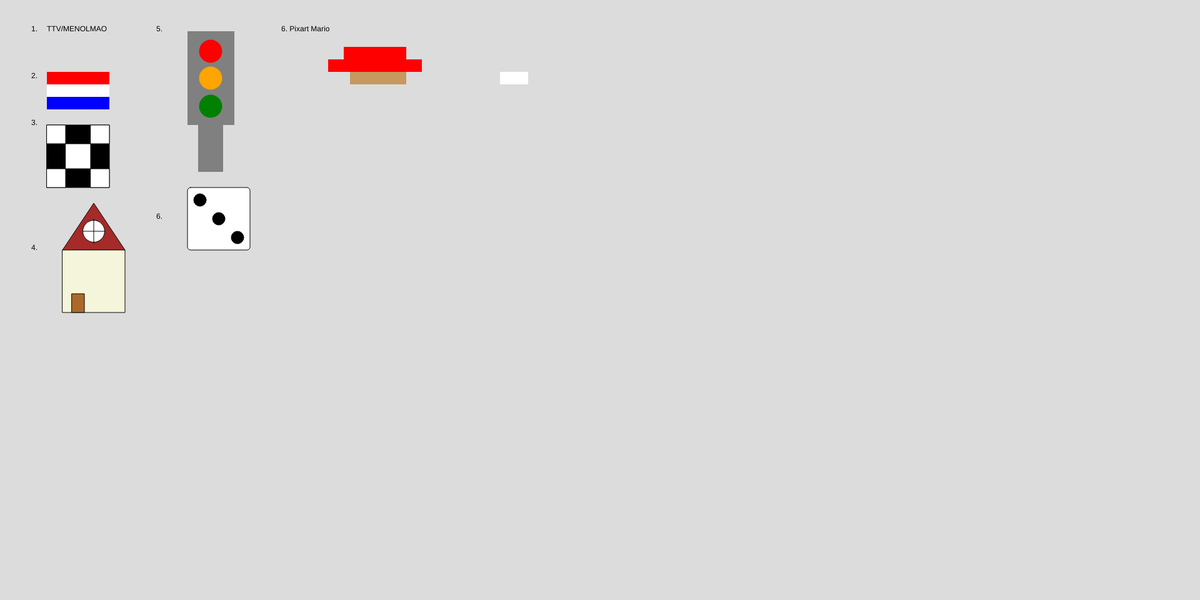
Frame 1 (no input)
Frame 60 (no input): identical to frame 1, image omitted
Frame 120 (the mouse pressed at the canvas centre since frame 60): identical to frame 1, image omitted

The p5.js sketch that drew this single still picture (run headless with seeded random() and noise() and a simulated clock; from frame 60 on, the mouse is pressed at the canvas centre):

// p5.js sketch
// ── sketch.js
let Lred;
let Lorange;
let Lgreen;
let TransPHide;
let TransPShow;
let LightSwitch;
let interval;

//  TransP = Transparency. attempt to add it later down the line!!
//  interval was meant to be an interval system to work alongside the Transparency to create a working traffic light
// LightSwitch is meant combine both the switch with the intervals and Transparency to create a working traffic light

function setup() {
  createCanvas(1920,960)
  console.log("osu sweat here");
  TransPHide = 80
}

function draw() {
  background(220);
  // Text stuff
  fill("black")
  text("1.", 50, 50);
  text("TTV/MENOLMAO", 75, 50);
  text("2.", 50, 125);
  text("3.", 50, 200);
  text("4.", 50, 400);
  text("5.", 250, 50);
  text("6.", 250, 350);
  text("6. Pixart Mario", 450, 50);
  
  
  //  just shapes n beats
  
  // Dutch flag
  noStroke();
  fill("red")
  rect(75, 115, 100, 20);
  fill("white")
  rect(75, 135, 100, 20);
  fill("blue")
  rect(75, 155, 100, 20);
  
  // checker board
  stroke(1)
  strokeWeight(1)
  fill("black")
  rect(75, 200, 100, 100);
  noStroke
  fill("white")
  rect(75, 200, 30, 30);
  rect(145, 200, 30, 30);
  rect(75, 270, 30, 30);
  rect(145, 270, 30, 30);   
  rect(105, 230, 40, 40);

  // House
  stroke(5);
  fill("white");
  fill("brown");
  triangle(100,400,150,325,200,400);
  fill("beige");
  rect(100,400,100,100);
  fill("#ab692b");
  rect(115,470,20,30);
  fill("white");
  circle(150,370,35,35);
  line(150,351,150,389);
  line(133,370,168,370);


  //  stoplicht
  
  //   Outer layer
  noStroke();
  fill("gray");
  rect(300,50,75,150);
  rect(317,100,40,175);

  //  Lights
  fill("red");
  circle(337,82,37,37, );
  fill("orange");
  circle(337,125,37,37);  
  fill("green");
  circle(337,170,37,37);  



  // Dice!
  fill("white");
  stroke(1);
  rect(300, 300, 100, 100, 5);
  fill("black");
  circle(320, 320, 20, 20);
  circle(350, 350, 20, 20);
  circle(380, 380, 20, 20);


  // pixart Mario Drawing :D
  
  // Hat
  fill("red");
  noStroke();
  rect(550,75,100,20);
  rect(525,95,150,20);
  
  //  Face
  fill("#c7985f")
  rect(560,115,90,20);
  fill("black`")
  rect(800,115,45,20);
  



}

  
